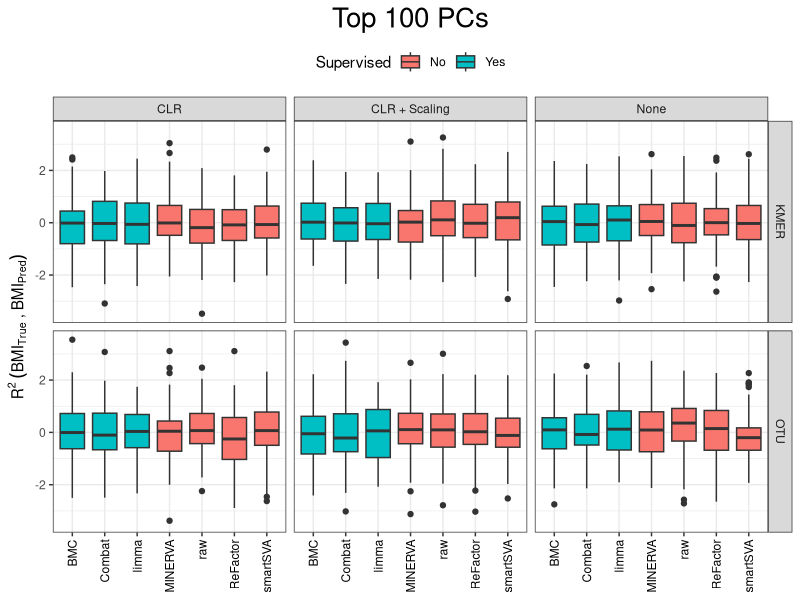

Reproduce this figure in R.
library(ggplot2)
library(dplyr)

p=rbind(
  data.frame(method="raw", data="OTU", rsq=rnorm(100), transformation="None", Supervised="No"),
  data.frame(method="raw", data="KMER", rsq=rnorm(100), transformation="None", Supervised="No"),
  
  data.frame(method="raw", data="OTU", rsq=rnorm(100), transformation="CLR", Supervised="No"),
  data.frame(method="raw", data="KMER", rsq=rnorm(100), transformation="CLR", Supervised="No"),

  data.frame(method="raw", data="OTU", rsq=rnorm(100), transformation="CLR + Scaling", Supervised="No"),
  data.frame(method="raw", data="KMER", rsq=rnorm(100), transformation="CLR + Scaling", Supervised="No"),
  
  data.frame(method="BMC", data="OTU", rsq=rnorm(100), transformation="None", Supervised="Yes"),
  data.frame(method="BMC", data="KMER", rsq=rnorm(100), transformation="None", Supervised="Yes"),
  
  data.frame(method="BMC", data="OTU", rsq=rnorm(100), transformation="CLR", Supervised="Yes"),
  data.frame(method="BMC", data="KMER", rsq=rnorm(100), transformation="CLR", Supervised="Yes"),

  data.frame(method="BMC", data="OTU", rsq=rnorm(100), transformation="CLR + Scaling", Supervised="Yes"),
  data.frame(method="BMC", data="KMER", rsq=rnorm(100), transformation="CLR + Scaling", Supervised="Yes"),
  
  data.frame(method="Combat", data="OTU", rsq=rnorm(100), transformation="None",Supervised="Yes"),
  data.frame(method="Combat", data="KMER", rsq=rnorm(100), transformation="None",Supervised="Yes"),
  
  data.frame(method="Combat", data="OTU", rsq=rnorm(100), transformation="CLR",Supervised="Yes"),
  data.frame(method="Combat", data="KMER", rsq=rnorm(100), transformation="CLR",Supervised="Yes"),

  data.frame(method="Combat", data="OTU", rsq=rnorm(100), transformation="CLR + Scaling",Supervised="Yes"),
  data.frame(method="Combat", data="KMER", rsq=rnorm(100), transformation="CLR + Scaling",Supervised="Yes"),
  
  data.frame(method="limma", data="OTU", rsq=rnorm(100), transformation="None",Supervised="Yes"),
  data.frame(method="limma", data="KMER", rsq=rnorm(100), transformation="None",Supervised="Yes"),
  
  data.frame(method="limma", data="OTU", rsq=rnorm(100), transformation="CLR",Supervised="Yes"),
  data.frame(method="limma", data="KMER", rsq=rnorm(100), transformation="CLR",Supervised="Yes"),

  data.frame(method="limma", data="OTU", rsq=rnorm(100), transformation="CLR + Scaling",Supervised="Yes"),
  data.frame(method="limma", data="KMER", rsq=rnorm(100), transformation="CLR + Scaling",Supervised="Yes"),
  
  data.frame(method="smartSVA", data="OTU", rsq=rnorm(100), transformation="None",Supervised="No"),
  data.frame(method="smartSVA", data="KMER", rsq=rnorm(100), transformation="None",Supervised="No"),
  
  data.frame(method="smartSVA", data="OTU", rsq=rnorm(100), transformation="CLR",Supervised="No"),
  data.frame(method="smartSVA", data="KMER", rsq=rnorm(100), transformation="CLR",Supervised="No"),

  data.frame(method="smartSVA", data="OTU", rsq=rnorm(100), transformation="CLR + Scaling",Supervised="No"),
  data.frame(method="smartSVA", data="KMER", rsq=rnorm(100), transformation="CLR + Scaling",Supervised="No"),
  
  data.frame(method="ReFactor", data="OTU", rsq=rnorm(100), transformation="None",Supervised="No"),
  data.frame(method="ReFactor", data="KMER", rsq=rnorm(100), transformation="None",Supervised="No"),
  
  data.frame(method="ReFactor", data="OTU", rsq=rnorm(100), transformation="CLR",Supervised="No"),
  data.frame(method="ReFactor", data="KMER", rsq=rnorm(100), transformation="CLR",Supervised="No"),

  data.frame(method="ReFactor", data="OTU", rsq=rnorm(100), transformation="CLR + Scaling",Supervised="No"),
  data.frame(method="ReFactor", data="KMER", rsq=rnorm(100), transformation="CLR + Scaling",Supervised="No"),
  
  data.frame(method="MINERVA", data="OTU", rsq=rnorm(100), transformation="None",Supervised="No"),
  data.frame(method="MINERVA", data="KMER", rsq=rnorm(100), transformation="None",Supervised="No"),
  
  data.frame(method="MINERVA", data="OTU", rsq=rnorm(100), transformation="CLR",Supervised="No"),
  data.frame(method="MINERVA", data="KMER", rsq=rnorm(100), transformation="CLR",Supervised="No"),
  
  data.frame(method="MINERVA", data="OTU", rsq=rnorm(100), transformation ="CLR + Scaling",Supervised="No"),
  data.frame(method="MINERVA", data="KMER", rsq=rnorm(100), transformation="CLR + Scaling",Supervised="No")
  
  
) %>% ggplot(mapping = aes(x=method, y=rsq, fill=Supervised)) + 
  facet_grid(data~transformation) +
  geom_boxplot() + 
  theme_bw() + 
  theme(legend.position = "top", 
        axis.text.x = element_text(angle=90, vjust = .5, hjust = 1, color = "black"),
        axis.title.x = element_blank(),
        plot.title = element_text(hjust = 0.5, size=20))  + 
  ylab(expression(R^2~(BMI[True]~","~BMI[Pred]))) + 
  ggtitle("Top 100 PCs")

ggsave(filename = "~/Downloads/ToyPlot.pdf", plot = p, width = 8,height = 5)
